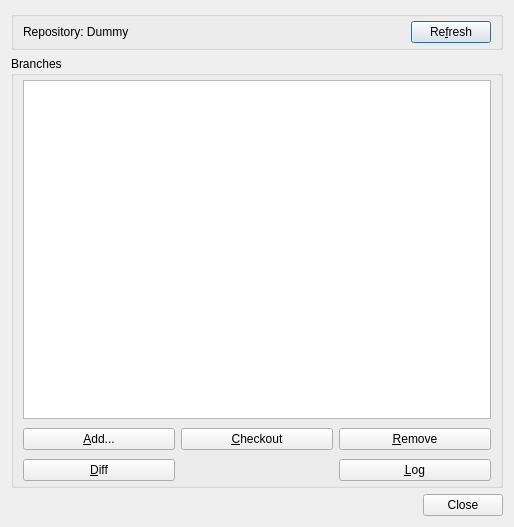
<?xml version="1.0" encoding="UTF-8"?>
<ui version="4.0">
 <class>Git::Internal::BranchDialog</class>
 <widget class="QDialog" name="Git::Internal::BranchDialog">
  <property name="geometry">
   <rect>
    <x>0</x>
    <y>0</y>
    <width>514</width>
    <height>527</height>
   </rect>
  </property>
  <property name="windowTitle">
   <string>Branches</string>
  </property>
  <layout class="QVBoxLayout" name="verticalLayout_3">
   <item>
    <widget class="QGroupBox" name="infoGroupBox">
     <layout class="QHBoxLayout" name="horizontalLayout">
      <property name="topMargin">
       <number>4</number>
      </property>
      <property name="bottomMargin">
       <number>4</number>
      </property>
      <item>
       <widget class="QLabel" name="repositoryLabel">
        <property name="text">
         <string notr="true">Repository: Dummy</string>
        </property>
       </widget>
      </item>
      <item>
       <widget class="QPushButton" name="refreshButton">
        <property name="sizePolicy">
         <sizepolicy hsizetype="Maximum" vsizetype="Fixed">
          <horstretch>0</horstretch>
          <verstretch>0</verstretch>
         </sizepolicy>
        </property>
        <property name="text">
         <string>Re&amp;fresh</string>
        </property>
       </widget>
      </item>
     </layout>
    </widget>
   </item>
   <item>
    <widget class="QGroupBox" name="localBranchGroupBox">
     <property name="title">
      <string>Branches</string>
     </property>
     <layout class="QGridLayout" name="gridLayout">
      <property name="topMargin">
       <number>4</number>
      </property>
      <property name="bottomMargin">
       <number>4</number>
      </property>
      <property name="verticalSpacing">
       <number>9</number>
      </property>
      <item row="0" column="0" colspan="3">
       <widget class="QTreeView" name="branchView">
        <property name="rootIsDecorated">
         <bool>false</bool>
        </property>
        <property name="uniformRowHeights">
         <bool>true</bool>
        </property>
        <attribute name="headerVisible">
         <bool>false</bool>
        </attribute>
       </widget>
      </item>
      <item row="1" column="0">
       <widget class="QPushButton" name="addButton">
        <property name="text">
         <string>&amp;Add...</string>
        </property>
       </widget>
      </item>
      <item row="1" column="2">
       <widget class="QPushButton" name="removeButton">
        <property name="text">
         <string>&amp;Remove</string>
        </property>
       </widget>
      </item>
      <item row="2" column="0">
       <widget class="QPushButton" name="diffButton">
        <property name="text">
         <string>&amp;Diff</string>
        </property>
       </widget>
      </item>
      <item row="2" column="2">
       <widget class="QPushButton" name="logButton">
        <property name="text">
         <string>&amp;Log</string>
        </property>
       </widget>
      </item>
      <item row="1" column="1">
       <widget class="QPushButton" name="checkoutButton">
        <property name="text">
         <string>&amp;Checkout</string>
        </property>
       </widget>
      </item>
     </layout>
    </widget>
   </item>
   <item>
    <widget class="QDialogButtonBox" name="buttonBox">
     <property name="orientation">
      <enum>Qt::Horizontal</enum>
     </property>
     <property name="standardButtons">
      <set>QDialogButtonBox::Close</set>
     </property>
    </widget>
   </item>
  </layout>
 </widget>
 <tabstops>
  <tabstop>branchView</tabstop>
  <tabstop>addButton</tabstop>
  <tabstop>checkoutButton</tabstop>
  <tabstop>removeButton</tabstop>
  <tabstop>diffButton</tabstop>
  <tabstop>logButton</tabstop>
  <tabstop>buttonBox</tabstop>
  <tabstop>refreshButton</tabstop>
 </tabstops>
 <resources/>
 <connections>
  <connection>
   <sender>buttonBox</sender>
   <signal>rejected()</signal>
   <receiver>Git::Internal::BranchDialog</receiver>
   <slot>reject()</slot>
   <hints>
    <hint type="sourcelabel">
     <x>466</x>
     <y>614</y>
    </hint>
    <hint type="destinationlabel">
     <x>544</x>
     <y>23</y>
    </hint>
   </hints>
  </connection>
 </connections>
</ui>
